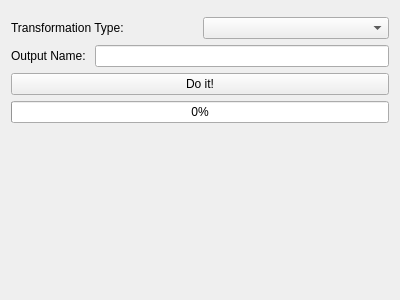
<?xml version="1.0" encoding="UTF-8"?>
<ui version="4.0">
 <class>DataTransform_Widget</class>
 <widget class="QWidget" name="DataTransform_Widget">
  <property name="geometry">
   <rect>
    <x>0</x>
    <y>0</y>
    <width>400</width>
    <height>300</height>
   </rect>
  </property>
  <property name="windowTitle">
   <string>Form</string>
  </property>
  <layout class="QVBoxLayout" name="verticalLayout">
   <item>
    <widget class="Feature_Table_Widget" name="feature_table_widget" native="true"/>
   </item>
   <item>
    <layout class="QHBoxLayout" name="horizontalLayout">
     <item>
      <widget class="QLabel" name="label">
       <property name="text">
        <string>Transformation Type:</string>
       </property>
      </widget>
     </item>
     <item>
      <widget class="QComboBox" name="operationComboBox"/>
     </item>
    </layout>
   </item>
   <item>
    <layout class="QHBoxLayout" name="horizontalLayout_2">
     <item>
      <widget class="QLabel" name="label_2">
       <property name="text">
        <string>Output Name: </string>
       </property>
      </widget>
     </item>
     <item>
      <widget class="QLineEdit" name="output_name_edit"/>
     </item>
    </layout>
   </item>
   <item>
    <widget class="QPushButton" name="do_transform_button">
     <property name="text">
      <string>Do it!</string>
     </property>
    </widget>
   </item>
   <item>
    <widget class="QProgressBar" name="transform_progress_bar">
     <property name="value">
      <number>0</number>
     </property>
     <property name="textVisible">
      <bool>true</bool>
     </property>
    </widget>
   </item>
   <item>
    <widget class="QStackedWidget" name="stackedWidget">
     <property name="currentIndex">
      <number>0</number>
     </property>
     <widget class="QWidget" name="page"/>
    </widget>
   </item>
   <item>
    <spacer name="verticalSpacer">
     <property name="orientation">
      <enum>Qt::Orientation::Vertical</enum>
     </property>
     <property name="sizeHint" stdset="0">
      <size>
       <width>20</width>
       <height>40</height>
      </size>
     </property>
    </spacer>
   </item>
  </layout>
 </widget>
 <customwidgets>
  <customwidget>
   <class>Feature_Table_Widget</class>
   <extends>QWidget</extends>
   <header>Feature_Table_Widget/Feature_Table_Widget.hpp</header>
   <container>1</container>
  </customwidget>
 </customwidgets>
 <resources/>
 <connections/>
</ui>
